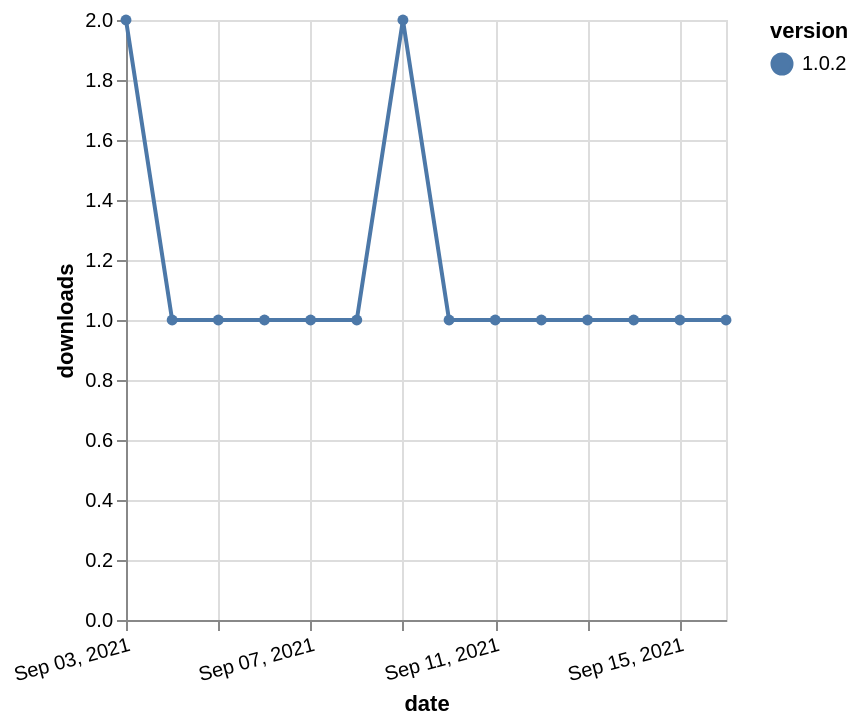

Specify this chart in Vega-Lite:
### Vega-Lite specification from a JSON file in a GitHub repository (floating-point values rounded to 4 significant figures)
{"$schema": "https://vega.github.io/schema/vega-lite/v5.json", "description": "A simple bar chart with embedded data.", "data": {"values": [{"date": "2021-09-03", "total": 115, "delta": 2, "version": "1.0.2"}, {"date": "2021-09-04", "total": 116, "delta": 1, "version": "1.0.2"}, {"date": "2021-09-05", "total": 117, "delta": 1, "version": "1.0.2"}, {"date": "2021-09-06", "total": 118, "delta": 1, "version": "1.0.2"}, {"date": "2021-09-07", "total": 119, "delta": 1, "version": "1.0.2"}, {"date": "2021-09-08", "total": 120, "delta": 1, "version": "1.0.2"}, {"date": "2021-09-09", "total": 122, "delta": 2, "version": "1.0.2"}, {"date": "2021-09-10", "total": 123, "delta": 1, "version": "1.0.2"}, {"date": "2021-09-11", "total": 124, "delta": 1, "version": "1.0.2"}, {"date": "2021-09-12", "total": 125, "delta": 1, "version": "1.0.2"}, {"date": "2021-09-13", "total": 126, "delta": 1, "version": "1.0.2"}, {"date": "2021-09-14", "total": 127, "delta": 1, "version": "1.0.2"}, {"date": "2021-09-15", "total": 128, "delta": 1, "version": "1.0.2"}, {"date": "2021-09-16", "total": 129, "delta": 1, "version": "1.0.2"}]}, "width": "container", "mark": {"type": "line", "point": {"filled": true}}, "encoding": {"x": {"field": "date", "type": "temporal", "timeUnit": "yearmonthdate", "title": "date", "axis": {"labelAngle": -15}}, "y": {"field": "delta", "type": "quantitative", "title": "downloads"}, "color": {"field": "version", "type": "nominal"}, "tooltip": {"field": "delta"}}}
